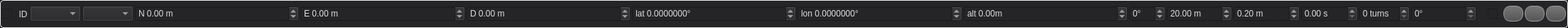
<?xml version="1.0" encoding="UTF-8"?>
<ui version="4.0">
 <class>WaypointView</class>
 <widget class="QWidget" name="WaypointView">
  <property name="geometry">
   <rect>
    <x>0</x>
    <y>0</y>
    <width>2208</width>
    <height>39</height>
   </rect>
  </property>
  <property name="sizePolicy">
   <sizepolicy hsizetype="Expanding" vsizetype="Fixed">
    <horstretch>0</horstretch>
    <verstretch>0</verstretch>
   </sizepolicy>
  </property>
  <property name="minimumSize">
   <size>
    <width>200</width>
    <height>0</height>
   </size>
  </property>
  <property name="windowTitle">
   <string>Form</string>
  </property>
  <property name="styleSheet">
   <string>QWidget#colorIcon {}

QWidget {
background-color: #252528;
color: #DDDDDF;
border-color: #EEEEEE;
background-clip: border;
}

QCheckBox {
background-color: #252528;
color: #454545;
}

QGroupBox {
	border: 1px solid #EEEEEE;
	border-radius: 5px;
	padding: 0px 0px 0px 0px;
margin-top: 1ex; /* leave space at the top for the title */
	margin: 0px;
}

 QGroupBox::title {
     subcontrol-origin: margin;
     subcontrol-position: top center; /* position at the top center */
     margin: 0 3px 0px 3px;
     padding: 0 3px 0px 0px;
     font: bold 8px;
 }

QGroupBox#heartbeatIcon {
	background-color: red;
}

 QDockWidget {
	font: bold;
    border: 1px solid #32345E;
}

QPushButton {
	font-weight: bold;
	font-size: 12px;
	border: 1px solid #999999;
	border-radius: 10px;
	min-width:22px;
	max-width: 36px;
	min-height: 16px;
	max-height: 16px;
	padding: 2px;
	background-color: qlineargradient(x1: 0, y1: 0, x2: 0, y2: 1, stop: 0 #777777, stop: 1 #555555);
}

QPushButton:pressed {
	background-color: qlineargradient(x1: 0, y1: 0, x2: 0, y2: 1, stop: 0 #444444, stop: 1 #555555);
}

QPushButton#landButton {
	color: #000000;
	background: qlineargradient(x1:0, y1:0, x2:0, y2:1,
                             stop:0 #ffee01, stop:1 #ae8f00) url(&quot;ICONDIR/control/emergency-button.png&quot;);
}

QPushButton:pressed#landButton {
	color: #000000;
	background: qlineargradient(x1:0, y1:0, x2:0, y2:1,
                             stop:0 #bbaa00, stop:1 #a05b00) url(&quot;ICONDIR/control/emergency-button.png&quot;);
}

QPushButton#killButton {
	color: #000000;
	background: qlineargradient(x1:0, y1:0, x2:0, y2:1,
                             stop:0 #ffb917, stop:1 #b37300) url(&quot;ICONDIR/control/emergency-button.png&quot;);
}

QPushButton:pressed#killButton {
	color: #000000;
	background: qlineargradient(x1:0, y1:0, x2:0, y2:1,
                             stop:0 #bb8500, stop:1 #903000) url(&quot;ICONDIR/control/emergency-button.png&quot;);
}

QProgressBar {
	border: 1px solid white;
	border-radius: 4px;
	text-align: center;
	padding: 2px;
	color: white;
	background-color: #111111;
}

QProgressBar:horizontal {
	height: 12px;
}

QProgressBar QLabel {
	font-size: 8px;
}

QProgressBar:vertical {
	width: 12px;
}

QProgressBar::chunk {
	background-color: #656565;
}

QProgressBar::chunk#batteryBar {
	background-color: green;
}

QProgressBar::chunk#speedBar {
	background-color: yellow;
}

QProgressBar::chunk#thrustBar {
	background-color: orange;
}</string>
  </property>
  <layout class="QGridLayout" name="gridLayout">
   <property name="margin">
    <number>0</number>
   </property>
   <property name="spacing">
    <number>0</number>
   </property>
   <item row="0" column="0">
    <widget class="QGroupBox" name="groupBox">
     <property name="sizePolicy">
      <sizepolicy hsizetype="Expanding" vsizetype="Preferred">
       <horstretch>0</horstretch>
       <verstretch>0</verstretch>
      </sizepolicy>
     </property>
     <property name="title">
      <string/>
     </property>
     <layout class="QHBoxLayout" name="horizontalLayout" stretch="1,1,1,1,20,20,20,20,20,20,1,8,8,1,4,8,1,1,1,1,1">
      <property name="spacing">
       <number>2</number>
      </property>
      <property name="margin">
       <number>2</number>
      </property>
      <item>
       <widget class="QCheckBox" name="selectedBox">
        <property name="focusPolicy">
         <enum>Qt::TabFocus</enum>
        </property>
        <property name="toolTip">
         <string>Currently selected waypoint</string>
        </property>
        <property name="statusTip">
         <string>Currently selected waypoint</string>
        </property>
        <property name="text">
         <string/>
        </property>
        <property name="iconSize">
         <size>
          <width>16</width>
          <height>16</height>
         </size>
        </property>
       </widget>
      </item>
      <item>
       <widget class="QLabel" name="idLabel">
        <property name="minimumSize">
         <size>
          <width>15</width>
          <height>0</height>
         </size>
        </property>
        <property name="toolTip">
         <string>Waypoint Sequence Number</string>
        </property>
        <property name="text">
         <string>ID</string>
        </property>
        <property name="alignment">
         <set>Qt::AlignCenter</set>
        </property>
       </widget>
      </item>
      <item>
       <widget class="QComboBox" name="comboBox_action">
        <property name="sizePolicy">
         <sizepolicy hsizetype="Expanding" vsizetype="Fixed">
          <horstretch>0</horstretch>
          <verstretch>0</verstretch>
         </sizepolicy>
        </property>
        <property name="toolTip">
         <string>Action at Waypoint</string>
        </property>
        <property name="statusTip">
         <string>Action at Waypoint</string>
        </property>
        <property name="sizeAdjustPolicy">
         <enum>QComboBox::AdjustToContentsOnFirstShow</enum>
        </property>
       </widget>
      </item>
      <item>
       <widget class="QComboBox" name="comboBox_frame">
        <property name="sizePolicy">
         <sizepolicy hsizetype="Expanding" vsizetype="Fixed">
          <horstretch>0</horstretch>
          <verstretch>0</verstretch>
         </sizepolicy>
        </property>
        <property name="toolTip">
         <string>Coordinate frame</string>
        </property>
        <property name="statusTip">
         <string>Coordinate frame</string>
        </property>
        <property name="sizeAdjustPolicy">
         <enum>QComboBox::AdjustToContentsOnFirstShow</enum>
        </property>
       </widget>
      </item>
      <item>
       <widget class="QDoubleSpinBox" name="posNSpinBox">
        <property name="sizePolicy">
         <sizepolicy hsizetype="Expanding" vsizetype="Fixed">
          <horstretch>0</horstretch>
          <verstretch>0</verstretch>
         </sizepolicy>
        </property>
        <property name="focusPolicy">
         <enum>Qt::WheelFocus</enum>
        </property>
        <property name="toolTip">
         <string>Position X coordinate</string>
        </property>
        <property name="statusTip">
         <string>Position X corrdinate</string>
        </property>
        <property name="wrapping">
         <bool>false</bool>
        </property>
        <property name="frame">
         <bool>true</bool>
        </property>
        <property name="accelerated">
         <bool>true</bool>
        </property>
        <property name="prefix">
         <string>N </string>
        </property>
        <property name="suffix">
         <string> m</string>
        </property>
        <property name="minimum">
         <double>-10000.000000000000000</double>
        </property>
        <property name="maximum">
         <double>10000.000000000000000</double>
        </property>
        <property name="singleStep">
         <double>0.050000000000000</double>
        </property>
       </widget>
      </item>
      <item>
       <widget class="QDoubleSpinBox" name="posESpinBox">
        <property name="sizePolicy">
         <sizepolicy hsizetype="Expanding" vsizetype="Fixed">
          <horstretch>0</horstretch>
          <verstretch>0</verstretch>
         </sizepolicy>
        </property>
        <property name="focusPolicy">
         <enum>Qt::WheelFocus</enum>
        </property>
        <property name="toolTip">
         <string>Position Y/Longitude coordinate</string>
        </property>
        <property name="statusTip">
         <string>Position Y/Longitude coordinate</string>
        </property>
        <property name="prefix">
         <string>E </string>
        </property>
        <property name="suffix">
         <string> m</string>
        </property>
        <property name="minimum">
         <double>-10000.000000000000000</double>
        </property>
        <property name="maximum">
         <double>10000.000000000000000</double>
        </property>
        <property name="singleStep">
         <double>0.050000000000000</double>
        </property>
        <property name="value">
         <double>0.000000000000000</double>
        </property>
       </widget>
      </item>
      <item>
       <widget class="QDoubleSpinBox" name="posDSpinBox">
        <property name="sizePolicy">
         <sizepolicy hsizetype="Expanding" vsizetype="Fixed">
          <horstretch>0</horstretch>
          <verstretch>0</verstretch>
         </sizepolicy>
        </property>
        <property name="focusPolicy">
         <enum>Qt::WheelFocus</enum>
        </property>
        <property name="toolTip">
         <string>Position Z coordinate (local frame, negative)</string>
        </property>
        <property name="statusTip">
         <string/>
        </property>
        <property name="prefix">
         <string>D </string>
        </property>
        <property name="suffix">
         <string> m</string>
        </property>
        <property name="minimum">
         <double>-10000.000000000000000</double>
        </property>
        <property name="maximum">
         <double>10000.000000000000000</double>
        </property>
        <property name="singleStep">
         <double>0.050000000000000</double>
        </property>
       </widget>
      </item>
      <item>
       <widget class="QDoubleSpinBox" name="latSpinBox">
        <property name="sizePolicy">
         <sizepolicy hsizetype="Expanding" vsizetype="Fixed">
          <horstretch>0</horstretch>
          <verstretch>0</verstretch>
         </sizepolicy>
        </property>
        <property name="focusPolicy">
         <enum>Qt::WheelFocus</enum>
        </property>
        <property name="toolTip">
         <string>Latitude in degrees</string>
        </property>
        <property name="statusTip">
         <string>Latitude in degrees</string>
        </property>
        <property name="prefix">
         <string>lat </string>
        </property>
        <property name="suffix">
         <string>°</string>
        </property>
        <property name="decimals">
         <number>7</number>
        </property>
        <property name="minimum">
         <double>-90.000000000000000</double>
        </property>
        <property name="maximum">
         <double>90.000000000000000</double>
        </property>
        <property name="singleStep">
         <double>0.000010000000000</double>
        </property>
       </widget>
      </item>
      <item>
       <widget class="QDoubleSpinBox" name="lonSpinBox">
        <property name="sizePolicy">
         <sizepolicy hsizetype="Expanding" vsizetype="Fixed">
          <horstretch>0</horstretch>
          <verstretch>0</verstretch>
         </sizepolicy>
        </property>
        <property name="focusPolicy">
         <enum>Qt::WheelFocus</enum>
        </property>
        <property name="toolTip">
         <string>Longitude in degrees</string>
        </property>
        <property name="statusTip">
         <string>Longitude in degrees</string>
        </property>
        <property name="prefix">
         <string>lon </string>
        </property>
        <property name="suffix">
         <string>°</string>
        </property>
        <property name="decimals">
         <number>7</number>
        </property>
        <property name="minimum">
         <double>-180.000000000000000</double>
        </property>
        <property name="maximum">
         <double>180.000000000000000</double>
        </property>
        <property name="singleStep">
         <double>0.000010000000000</double>
        </property>
       </widget>
      </item>
      <item>
       <widget class="QDoubleSpinBox" name="altSpinBox">
        <property name="sizePolicy">
         <sizepolicy hsizetype="Expanding" vsizetype="Fixed">
          <horstretch>0</horstretch>
          <verstretch>0</verstretch>
         </sizepolicy>
        </property>
        <property name="toolTip">
         <string>Altitude in meters</string>
        </property>
        <property name="statusTip">
         <string>Altitude in meters</string>
        </property>
        <property name="prefix">
         <string>alt </string>
        </property>
        <property name="suffix">
         <string>m</string>
        </property>
        <property name="decimals">
         <number>2</number>
        </property>
        <property name="minimum">
         <double>-100000.000000000000000</double>
        </property>
        <property name="maximum">
         <double>100000.000000000000000</double>
        </property>
       </widget>
      </item>
      <item>
       <widget class="QSpinBox" name="yawSpinBox">
        <property name="sizePolicy">
         <sizepolicy hsizetype="Expanding" vsizetype="Fixed">
          <horstretch>0</horstretch>
          <verstretch>0</verstretch>
         </sizepolicy>
        </property>
        <property name="focusPolicy">
         <enum>Qt::StrongFocus</enum>
        </property>
        <property name="toolTip">
         <string>Rotary wing only: Desired yaw angle at waypoint</string>
        </property>
        <property name="statusTip">
         <string>Rotary wing only: Desired yaw angle at waypoint</string>
        </property>
        <property name="wrapping">
         <bool>true</bool>
        </property>
        <property name="suffix">
         <string>°</string>
        </property>
        <property name="minimum">
         <number>-180</number>
        </property>
        <property name="maximum">
         <number>180</number>
        </property>
        <property name="singleStep">
         <number>10</number>
        </property>
       </widget>
      </item>
      <item>
       <widget class="QDoubleSpinBox" name="orbitSpinBox">
        <property name="sizePolicy">
         <sizepolicy hsizetype="Expanding" vsizetype="Fixed">
          <horstretch>0</horstretch>
          <verstretch>0</verstretch>
         </sizepolicy>
        </property>
        <property name="focusPolicy">
         <enum>Qt::StrongFocus</enum>
        </property>
        <property name="toolTip">
         <string>Loiter radius</string>
        </property>
        <property name="statusTip">
         <string>Loiter radius</string>
        </property>
        <property name="suffix">
         <string> m</string>
        </property>
        <property name="minimum">
         <double>0.050000000000000</double>
        </property>
        <property name="maximum">
         <double>5000.000000000000000</double>
        </property>
        <property name="singleStep">
         <double>1.000000000000000</double>
        </property>
        <property name="value">
         <double>20.000000000000000</double>
        </property>
       </widget>
      </item>
      <item>
       <widget class="QDoubleSpinBox" name="acceptanceSpinBox">
        <property name="toolTip">
         <string>Uncertainty radius in meters
where to accept this waypoint as reached</string>
        </property>
        <property name="statusTip">
         <string>Uncertainty radius in meters where to accept this waypoint as reached</string>
        </property>
        <property name="suffix">
         <string> m</string>
        </property>
        <property name="value">
         <double>0.200000000000000</double>
        </property>
       </widget>
      </item>
      <item>
       <widget class="QDoubleSpinBox" name="holdTimeSpinBox">
        <property name="toolTip">
         <string>Rotaty wing and ground vehicles only:
Time to stay at this position before advancing</string>
        </property>
        <property name="statusTip">
         <string>Rotaty wing and ground vehicles only: Time to stay at this position before advancing</string>
        </property>
        <property name="suffix">
         <string> s</string>
        </property>
        <property name="maximum">
         <double>9999.989999999999782</double>
        </property>
       </widget>
      </item>
      <item>
       <widget class="QSpinBox" name="turnsSpinBox">
        <property name="toolTip">
         <string>Number of turns to loiter</string>
        </property>
        <property name="statusTip">
         <string>Number of turns to loiter</string>
        </property>
        <property name="suffix">
         <string> turns</string>
        </property>
        <property name="maximum">
         <number>99</number>
        </property>
       </widget>
      </item>
      <item>
       <widget class="QDoubleSpinBox" name="takeOffAngleSpinBox">
        <property name="sizePolicy">
         <sizepolicy hsizetype="Expanding" vsizetype="Fixed">
          <horstretch>0</horstretch>
          <verstretch>0</verstretch>
         </sizepolicy>
        </property>
        <property name="focusPolicy">
         <enum>Qt::StrongFocus</enum>
        </property>
        <property name="toolTip">
         <string>Take off angle</string>
        </property>
        <property name="statusTip">
         <string>Take off angle</string>
        </property>
        <property name="prefix">
         <string/>
        </property>
        <property name="suffix">
         <string>°</string>
        </property>
        <property name="decimals">
         <number>0</number>
        </property>
       </widget>
      </item>
      <item>
       <widget class="QWidget" name="customActionWidget" native="true">
        <property name="sizePolicy">
         <sizepolicy hsizetype="Expanding" vsizetype="Preferred">
          <horstretch>0</horstretch>
          <verstretch>0</verstretch>
         </sizepolicy>
        </property>
       </widget>
      </item>
      <item>
       <widget class="QCheckBox" name="autoContinue">
        <property name="toolTip">
         <string>Automatically continue after this waypoint</string>
        </property>
        <property name="statusTip">
         <string>Automatically continue after this waypoint</string>
        </property>
        <property name="text">
         <string/>
        </property>
       </widget>
      </item>
      <item>
       <widget class="QPushButton" name="upButton">
        <property name="minimumSize">
         <size>
          <width>28</width>
          <height>22</height>
         </size>
        </property>
        <property name="focusPolicy">
         <enum>Qt::NoFocus</enum>
        </property>
        <property name="toolTip">
         <string>Move Up in List</string>
        </property>
        <property name="statusTip">
         <string>Move Up in List</string>
        </property>
        <property name="text">
         <string/>
        </property>
        <property name="icon">
         <iconset resource="../../mavground.qrc">
          <normaloff>:/images/actions/go-up.svg</normaloff>:/images/actions/go-up.svg</iconset>
        </property>
       </widget>
      </item>
      <item>
       <widget class="QPushButton" name="downButton">
        <property name="minimumSize">
         <size>
          <width>28</width>
          <height>22</height>
         </size>
        </property>
        <property name="focusPolicy">
         <enum>Qt::NoFocus</enum>
        </property>
        <property name="toolTip">
         <string>Move Down in List</string>
        </property>
        <property name="statusTip">
         <string>Move Down in List</string>
        </property>
        <property name="text">
         <string/>
        </property>
        <property name="icon">
         <iconset resource="../../mavground.qrc">
          <normaloff>:/images/actions/go-down.svg</normaloff>:/images/actions/go-down.svg</iconset>
        </property>
       </widget>
      </item>
      <item>
       <widget class="QPushButton" name="removeButton">
        <property name="minimumSize">
         <size>
          <width>28</width>
          <height>22</height>
         </size>
        </property>
        <property name="focusPolicy">
         <enum>Qt::NoFocus</enum>
        </property>
        <property name="toolTip">
         <string>Delete</string>
        </property>
        <property name="text">
         <string/>
        </property>
        <property name="icon">
         <iconset resource="../../mavground.qrc">
          <normaloff>:/images/actions/list-remove.svg</normaloff>:/images/actions/list-remove.svg</iconset>
        </property>
       </widget>
      </item>
     </layout>
    </widget>
   </item>
  </layout>
 </widget>
 <resources>
  <include location="../../mavground.qrc"/>
 </resources>
 <connections/>
</ui>
